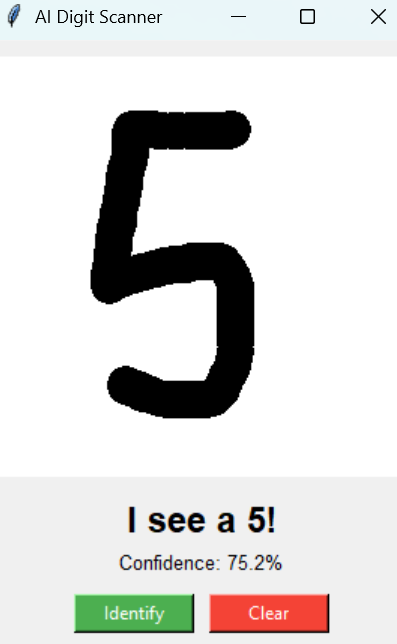

Python code for this plot:
import tkinter as tk
from tkinter import messagebox
import numpy as np
from PIL import Image, ImageDraw, ImageOps, ImageTk

class NeuralNetwork:
    def __init__(self, param_file="model_params.npz"):
        try:
            params = np.load(param_file)
            self.W1, self.b1 = params['weight_layer_1'], params['bias_layer_1']
            self.W2, self.b2 = params['weight_layer_2'], params['bias_layer_2']
            self.W3, self.b3 = params['weight_layer_3'], params['bias_layer_3']
        except Exception as e:
            raise Exception(f"Failed to load weights: {e}")

    def predict(self, x):
        z1 = self.W1 @ x + self.b1
        a1 = np.maximum(0, z1) 
        z2 = self.W2 @ a1 + self.b2
        a2 = np.maximum(0, z2) 
        z3 = self.W3 @ a2 + self.b3
        
        exp = np.exp(z3 - np.max(z3))
        return exp / np.sum(exp)

class FinalApp:
    def __init__(self, root):
        self.root = root
        self.root.title("AI Digit Scanner")
        self.nn = NeuralNetwork()
        
        self.sz = 280
        self.canvas = tk.Canvas(root, width=self.sz, height=self.sz, bg='white', highlightthickness=1)
        self.canvas.pack(pady=10)
        
        self.setup_buffers()
        
        self.result_text = tk.StringVar(value="Draw a number")
        tk.Label(root, textvariable=self.result_text, font=("Arial", 18, "bold")).pack()
        
        self.debug_text = tk.Label(root, text="Confidence: 0%", font=("Arial", 10))
        self.debug_text.pack()

        btn_frame = tk.Frame(root)
        btn_frame.pack(pady=10)
        tk.Button(btn_frame, text="Identify", command=self.analyze, bg="#4CAF50", fg="white", width=10).pack(side=tk.LEFT, padx=5)
        tk.Button(btn_frame, text="Clear", command=self.clear, bg="#f44336", fg="white", width=10).pack(side=tk.LEFT, padx=5)

        self.canvas.bind("<B1-Motion>", self.draw_line)

    def setup_buffers(self):
        self.pil_img = Image.new("L", (self.sz, self.sz), 255)
        self.draw_handle = ImageDraw.Draw(self.pil_img)

    def draw_line(self, event):
        r = 12 
        x, y = event.x, event.y
        self.canvas.create_oval(x-r, y-r, x+r, y+r, fill="black", outline="black")
        self.draw_handle.ellipse([x-r, y-r, x+r, y+r], fill=0)

    def clear(self):
        self.canvas.delete("all")
        self.setup_buffers() 
        self.result_text.set("Draw a number")
        self.debug_text.config(text="Confidence: 0%")

    def analyze(self):
        img = ImageOps.invert(self.pil_img)
        bbox = img.getbbox()
        if not bbox:
            self.result_text.set("Empty Canvas!")
            return

        digit = img.crop(bbox)
        w, h = digit.size
        ratio = 18.0 / max(w, h)
        digit = digit.resize((int(w*ratio), int(h*ratio)), Image.Resampling.LANCZOS)
        
        final_input = Image.new("L", (28, 28), 0)
        final_input.paste(digit, ((28 - digit.size[0])//2, (28 - digit.size[1])//2))
        
        arr = np.array(final_input).reshape(784, 1) / 255.0
        probs = self.nn.predict(arr)
        
        pred = np.argmax(probs)
        conf = probs[pred][0] * 100
        self.result_text.set(f"I see a {pred}!")
        self.debug_text.config(text=f"Confidence: {conf:.1f}%")

if __name__ == "__main__":
    root = tk.Tk()
    FinalApp(root)
    root.mainloop()
